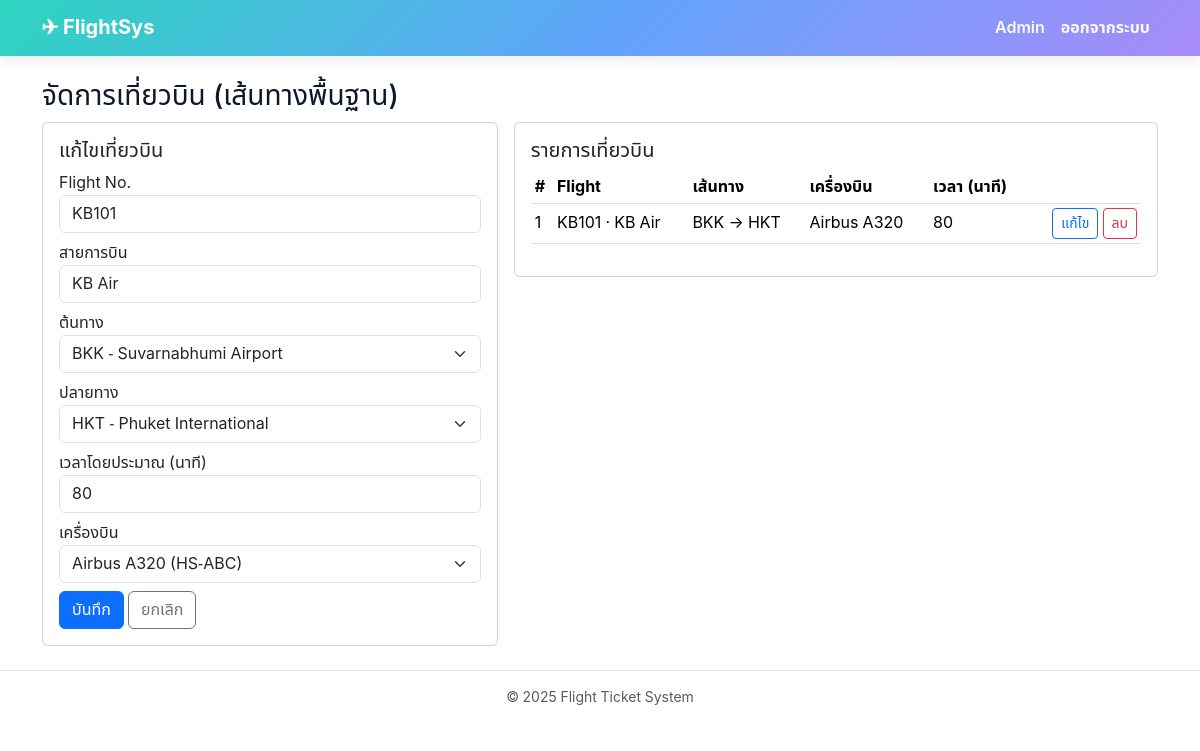
The page /admin/flights.php?edit=1 (signed in) on the database its author committed.
### tables this page shows
CREATE TABLE flights (
  id INT AUTO_INCREMENT PRIMARY KEY,
  flight_no VARCHAR(10) NOT NULL UNIQUE,  
  airline VARCHAR(80) NOT NULL,
  origin_airport_id INT NOT NULL,
  dest_airport_id INT NOT NULL,
  base_duration_min INT NOT NULL,         
  aircraft_id INT NOT NULL,
  FOREIGN KEY (origin_airport_id) REFERENCES airports(id),
  FOREIGN KEY (dest_airport_id) REFERENCES airports(id),
  FOREIGN KEY (aircraft_id) REFERENCES aircrafts(id)
);

CREATE TABLE airports (
  id INT AUTO_INCREMENT PRIMARY KEY,
  iata_code CHAR(3) NOT NULL UNIQUE,
  name VARCHAR(150) NOT NULL,
  city VARCHAR(100),
  country VARCHAR(100),
  timezone VARCHAR(64) DEFAULT 'UTC'
);

CREATE TABLE aircrafts (
  id INT AUTO_INCREMENT PRIMARY KEY,
  model VARCHAR(80) NOT NULL,
  registration VARCHAR(30) UNIQUE,
  seat_rows INT NOT NULL,
  seats_per_row INT NOT NULL,
  business_rows INT DEFAULT 0             
);

### admin/flights.php (the view, shortened to what this page needs)
<?php
require_once __DIR__.'/../config/db.php';
$airports = $pdo->query("SELECT id,iata_code,name FROM airports ORDER BY iata_code")->fetchAll();
$aircrafts = $pdo->query("SELECT id,model,registration FROM aircrafts ORDER BY id DESC")->fetchAll();
$mode='create'; $edit=null;
if (isset($_GET['edit'])) {
  $mode='update';
  $q=$pdo->prepare("SELECT * FROM flights WHERE id=?"); $q->execute([(int)$_GET['edit']]); $edit=$q->fetch();
}
$rows=$pdo->query("SELECT f.*, ao.iata_code ao, ad.iata_code ad, ac.model
  FROM flights f
  JOIN airports ao ON f.origin_airport_id=ao.id
  JOIN airports ad ON f.dest_airport_id=ad.id
  JOIN aircrafts ac ON f.aircraft_id=ac.id
  ORDER BY f.id DESC")->fetchAll();
require_once __DIR__.'/../includes/header.php';
?>
<h3>จัดการเที่ยวบิน (เส้นทางพื้นฐาน)</h3>
<div class="row g-3">
  <div class="col-md-5">
    <div class="card"><div class="card-body">
      <h5><?= $mode==='create'?'เพิ่มเที่ยวบิน':'แก้ไขเที่ยวบิน' ?></h5>
      <form method="post">
        <div class="mb-2"><label>Flight No.</label><input class="form-control" name="flight_no" required value="<?= $edit['flight_no'] ?? '' ?>"></div>
        <div class="mb-2"><label>สายการบิน</label><input class="form-control" name="airline" required value="<?= $edit['airline'] ?? '' ?>"></div>
        <div class="mb-2"><label>ต้นทาง</label>
          <select class="form-select" name="origin" required>
            <?php foreach($airports as $a): ?>
              <option value="<?= $a['id'] ?>" <?= isset($edit['origin_airport_id']) && $edit['origin_airport_id']==$a['id']?'selected':'' ?>>
                <?= $a['iata_code'] ?> - <?= htmlspecialchars($a['name']) ?>
              </option>
            <?php endforeach; ?>
          </select>
        </div>
        <div class="mb-2"><label>ปลายทาง</label>
          <select class="form-select" name="dest" required>
            <?php foreach($airports as $a): ?>
              <option value="<?= $a['id'] ?>" <?= isset($edit['dest_airport_id']) && $edit['dest_airport_id']==$a['id']?'selected':'' ?>>
                <?= $a['iata_code'] ?> - <?= htmlspecialchars($a['name']) ?>
              </option>
            <?php endforeach; ?>
          </select>
        </div>
        <div class="mb-2"><label>เวลาโดยประมาณ (นาที)</label>
          <input type="number" class="form-control" name="duration" required value="<?= $edit['base_duration_min'] ?? 60 ?>">
        </div>
        <div class="mb-2"><label>เครื่องบิน</label>
          <select class="form-select" name="aircraft_id" required>
            <?php foreach($aircrafts as $ac): ?>
              <option value="<?= $ac['id'] ?>" <?= isset($edit['aircraft_id']) && $edit['aircraft_id']==$ac['id']?'selected':'' ?>>
                <?= htmlspecialchars($ac['model']) ?> (<?= htmlspecialchars($ac['registration']) ?>)
              </option>
            <?php endforeach; ?>
          </select>
        </div>
        <button class="btn btn-primary"><?= $mode==='create'?'เพิ่ม':'บันทึก' ?></button>
        <?php if($mode==='update'): ?><a class="btn btn-outline-secondary" href="flights.php">ยกเลิก</a><?php endif; ?>
      </form>
    </div></div>
  </div>
  <div class="col-md-7">
    <div class="card"><div class="card-body">
      <h5>รายการเที่ยวบิน</h5>
      <table class="table table-sm align-middle">
        <thead><tr><th>#</th><th>Flight</th><th>เส้นทาง</th><th>เครื่องบิน</th><th>เวลา (นาที)</th><th></th></tr></thead>
        <tbody>
        <?php foreach($rows as $r): ?>
          <tr>
            <td><?= $r['id'] ?></td>
            <td><?= htmlspecialchars($r['flight_no']) ?> · <?= htmlspecialchars($r['airline']) ?></td>
            <td><?= $r['ao'] ?> → <?= $r['ad'] ?></td>
            <td><?= htmlspecialchars($r['model']) ?></td>
            <td><?= $r['base_duration_min'] ?></td>
            <td class="text-end">
              <a class="btn btn-sm btn-outline-primary" href="?edit=<?= $r['id'] ?>">แก้ไข</a>
              <form method="post" class="d-inline" onsubmit="return confirm('ลบเส้นทางนี้?')">
                <button class="btn btn-sm btn-outline-danger">ลบ</button>
              </form>
            </td>
          </tr>
        <?php endforeach; ?>
        </tbody>
      </table>
    </div></div>
  </div>
</div>
<?php require_once __DIR__.'/../includes/footer.php'; ?>

### assets/css/style.css (style rules this page uses)
:root { --brand:#2563eb; --gradient: linear-gradient(135deg,#2dd4bf 0%, #60a5fa 50%, #a78bfa 100%); }
body { font-family: "Noto Sans Thai","Inter",system-ui,-apple-system,"Segoe UI",Roboto,"Helvetica Neue",Arial,"Noto Sans",sans-serif; color:#0f172a; }

### rows shown on the page
flights: flight_no "KB101", airline "KB Air", origin "BKK - Suvarnabhumi Airport", dest "HKT - Phuket International", duration "80", aircraft_id "Airbus A320 (HS-ABC)", id "1", origin_airport.iata_code "BKK", dest_airport.iata_code "HKT", aircraft.model "Airbus A320", base_duration_min "80"
